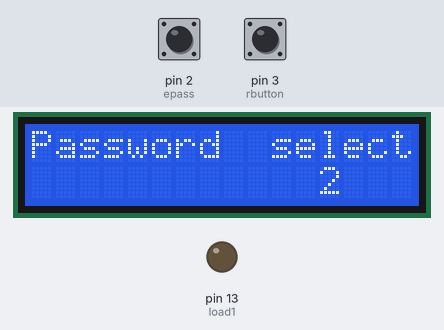
The sketch below on a simulated Arduino Uno, built with avr-gcc and run on an emulated ATmega328P. On the bench: 16×2 character LCD, output pins drawn as LEDs (lit = HIGH). Inputs (shaded band) come from the test bench; at power-on: pin 2 (epass) HIGH, pin 3 (rbutton) HIGH. What the sketch prints to the serial monitor is not drawn.

Above: at 2.6 s.
2.7 s: pin 2 (epass) pulled LOW for 0.15 s
At 4.5 s:
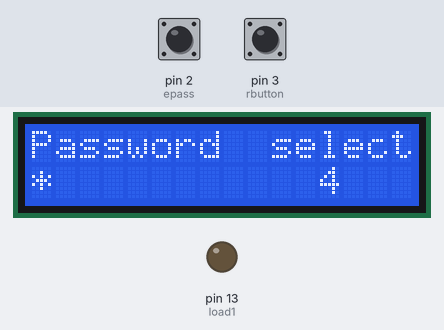
5.8 s: pin 2 (epass) pulled LOW for 1 s
At 6.2 s:
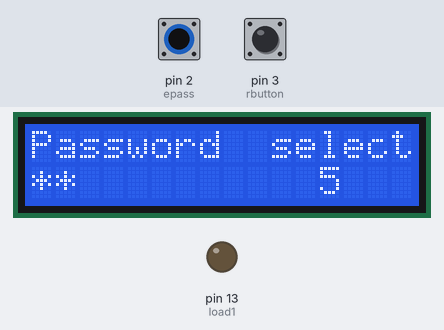
7.4 s: pin 3 (rbutton) pulled LOW for 0.15 s
At 8.2 s:
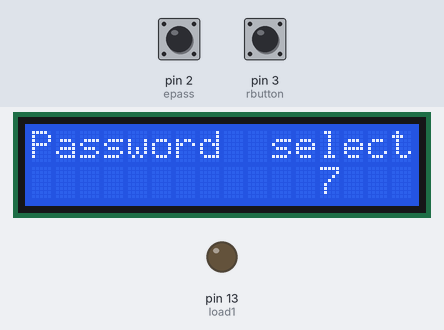
Timing chart, 0 to 10.4 s (numbered marks = the images above; inputs shaded):
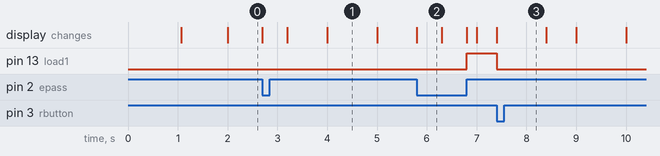

The sketch:

password_protected_push.ino
```cpp
#include <LiquidCrystal.h>


#define rs 6 // original 12 of arduino
#define en 7 // origional 10
#define d4 8  // original 5
#define d5 9 // 4
#define d6 10 // 3
#define d7 11 // 2
// rw of lcd is connected to ground


// initialize the library with the numbers of the interface pins
LiquidCrystal lcd(rs, en, d4, d5, d6, d7);


// Tracks the time since last event fired
unsigned long previousMillis=0;
unsigned long int previoussecs = 0;
unsigned long int currentsecs = 0;
 unsigned long currentMillis = 0;

 int secs = 0;


int interval= 1 ; // updated every 1 second
int epass = 2; // enter password
int load1 = 13; // the output load/ machine, it can be a bulb, a motor etc ...
int rbutton = 3; // reset button

int Lflag = 0; // load flag

// your 4 digit password
int pdigit1 = 2;
int pdigit2 = 5;
int pdigit3 = 5;
//int pdigit4 = 9;

int digit1 = 0;
int digit2 = 0;
int digit3 = 0;
//int digit4 = 0;


void setup()
{
    Serial.begin(9600);
    // set up the LCD's number of columns and rows:
  lcd.begin(16, 2);
  // Print a message to the LCD.
  lcd.clear();
  lcd.print("Password  select");
      // Initialise the IO and ISR
pinMode(epass, INPUT_PULLUP);
pinMode(rbutton, INPUT_PULLUP);


pinMode(load1, OUTPUT);
digitalWrite(load1, LOW);


delay(1000);

}


void loop()
{

   currentMillis = millis();
   currentsecs = currentMillis / 1000;
    if ((unsigned long)(currentsecs - previoussecs) >= interval)
    {
      secs = secs + 1;
      previoussecs = currentsecs;
      if (secs >= 10)
      {
        secs = 0;
      }
 lcd.setCursor(12,1);
 lcd.print(secs);
    }

    password();

  if (digitalRead(rbutton) == LOW )
  {
    digitalWrite(load1, LOW);
    Lflag == 0;
    digit1 = 0;
    digit2 = 0 ;
    digit3 = 0;
    //digit4 = 0;
    Serial.println("reset");
    lcd.setCursor(0,1);
    lcd.print("    ");

    delay(1000);
  }
}


 void password()
 {
 if ( (secs >= 1) && ( digitalRead(epass) == LOW) && (digit1 == 0) && (digit2 == 0) && (digit3 == 0) )
  {
    digit1 = secs;
    Serial.println(digit1);
    lcd.setCursor(0,1);
    lcd.print("*");
    delay(500);
  }
// for digit2
   if ( (secs >= 1) && ( digitalRead(epass) == LOW) && (digit1 != 0) && (digit2 == 0) && (digit3 == 0) )
  {
    digit2 = secs;
    Serial.println(digit2);
    lcd.setCursor(1,1);
    lcd.print("*");
    delay(500);
  }

  // for digit3
   if ( (secs >= 1) && ( digitalRead(epass) == LOW) && (digit1 != 0) && (digit2 != 0) && (digit3 == 0))
  {
    digit3 = secs;
    Serial.println(digit3);
    lcd.setCursor(2,1);
    lcd.print("*");
    delay(500);
  }

    // for digit3
 /*  if ( (secs >= 1) && ( digitalRead(epass) == LOW) && (digit1 != 0) && (digit2 != 0) && (digit3 != 0) && (digit4 ==0))
  {
    digit4 = secs;
    Serial.println(digit4);
    lcd.setCursor(3,1);
    lcd.print("*");
    delay(500);
  }
*/

    if ( (pdigit1 == digit1) && ( pdigit2 == digit2) && (pdigit3 == digit3) && (Lflag == 0) )
    {
      digitalWrite(load1, HIGH);
      Lflag == 1;
    }

 }
```

Measured:
- after the input at 2.7 s, the display: first changes at once (image 1 shows a later state)
- after the input at 5.8 s, pin 13 (load1): LOW → HIGH after 1.0 s; the display: changes at once (image 2)
- after the input at 7.4 s, pin 13 (load1): HIGH → LOW at once; the display: changes at once (image 3)
- what the display in image 1 shows lasts 1.0 s, from 4.0 s to 5.0 s
- what the display in image 2 shows lasts 0.5 s, from 5.8 s to 6.3 s
